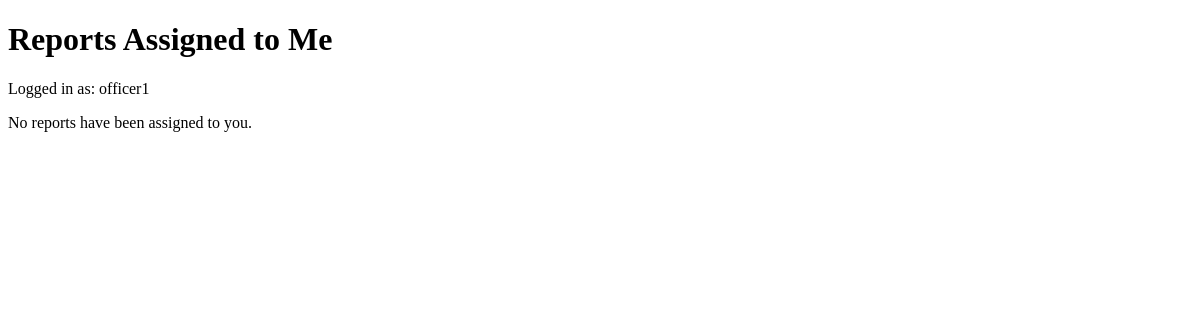
The page /reports/officer/ (signed in) on the database as committed earlier.
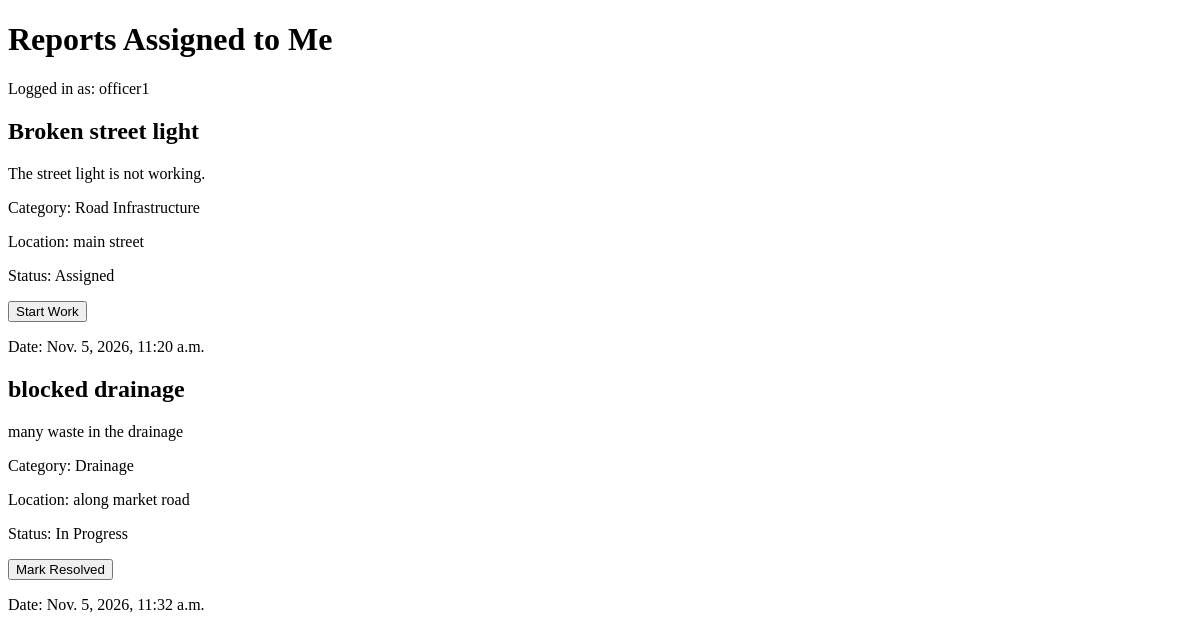
The same page on the database as committed later.
### reports/models.py (models this page shows, shortened)
class Report(models.Model):
    STATUS_CHOICES = [
        ('submitted', 'Submitted'),
        ('under_review', 'Under Review'),
        ('assigned', 'Assigned'),
        ('in_progress', 'In Progress'),
        ('pending_verification', 'Pending Verification'),
        ('resolved', 'Resolved'),
        ('rejected', 'Rejected'),
    ]
    rejection_reason = models.TextField(
    blank=True,
    default=''
)
    title = models.CharField(max_length=200)
    description = models.TextField()
    location = models.CharField(max_length=255)
    date_reported = models.DateTimeField(auto_now_add=True)
    image = models.ImageField(
        upload_to='reports/',
        blank=True,
        null=True
    )
    category = models.ForeignKey(
        Category,
        on_delete=models.PROTECT,
        related_name='reports'
    )
    reporter = models.ForeignKey(
        settings.AUTH_USER_MODEL,
        on_delete=models.PROTECT,
        related_name='reports'
    )
    assigned_officer = models.ForeignKey(
        settings.AUTH_USER_MODEL,
        on_delete=models.SET_NULL,
        null=True,
        blank=True,
        related_name='assigned_reports'
    )
    status = models.CharField(
        max_length=20,
        choices=STATUS_CHOICES,
        default='submitted'
    )

class Category(models.Model):
    name = models.CharField(max_length=100, unique=True)
    description = models.TextField(blank=True)
    def __str__(self):
        return self.name

### reports/views.py (the view)
# urls.py: path('officer/', views.officer_reports, name='officer_reports'),
@login_required
def officer_reports(request):
    reports = Report.objects.filter(
        assigned_officer=request.user,
        status__in=['assigned', 'in_progress']
    )
    return render(
        request,
        'reports/officer_reports.html',
        {'reports': reports}
    )

### templates/reports/officer_reports.html (shortened to what this page needs)
<!DOCTYPE html>
<html>
<head>
</head>
<body>
    <h1>Reports Assigned to Me</h1>
    <p>Logged in as: {{ request.user.username }}</p>
    {% for report in reports %}
        <h2>{{ report.title }}</h2>
        <p>{{ report.description }}</p>
        <p>Category: {{ report.category }}</p>
        <p>Location: {{ report.location }}</p>
        <p>Status: {{ report.get_status_display }}</p>
    {% if report.status == 'assigned' %}
        <form method="post" action="{% url 'update_report_status' report.id %}">
            <button type="submit">Start Work</button>
        </form>
    {% endif %}
    {% if report.status == 'in_progress' %}
        <form method="post" action="{% url 'update_report_status' report.id %}">
            <button type="submit">Mark Resolved</button>
        </form>
    {% endif %}
        <p>Date: {{ report.date_reported }}</p>
    {% empty %}
        <p>No reports have been assigned to you.</p>
    {% endfor %}
</body>
</html>

Rows that differ between the two databases and show on the page:
now on this page (row edited): Report: title "Broken street light", description "The street light is not working.", category "Road Infrastructure", location "main street", status "Assigned", shows "Start Work", date_reported "Nov. 5, 2026, 11:20 a.m."
now on this page (row edited): Report: title "blocked drainage", description "many waste in the drainage", category "Drainage", location "along market road", status "In Progress", shows "Mark Resolved", date_reported "Nov. 5, 2026, 11:32 a.m."
Other text that changed with them:
text no longer shown: "No reports have been assigned to you."
